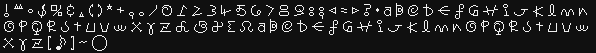
#> input picture boards/shields/nice_view_gem/assets/src/saturn-font.png, 596 x 53 px, given in place of ness.gif, which was not available
$ python convert_sprites.py
#> lines starting #> are read from the running program, lines starting #| are printed output that depends on the picture; after the words box and inside, x2 and y2 are one past the last pixel; in counts of white or black regions, pixels touching at a corner belong together; pictures that were not available may be replaced by others from this repository, and a replacement may not be noted
#!/usr/bin/env python3
"""Convert EarthBound assets to LVGL 1-bit indexed C arrays.

Generates:
  - sprites.c/h: Party member sprites (stand + walk per character)
  - eb_digits.c/h: Rolling counter digit font (0-9, 8x12 each)

Source files go in src/ alongside this script.

Usage: python3 convert_sprites.py
"""

from PIL import Image, ImageOps
import os

SCALE = 4
DIGIT_SCALE = 2  # digits are smaller, scale 2x (-> 16x24 per digit)

SCRIPT_DIR = os.path.dirname(os.path.abspath(__file__))
SRC_DIR = os.path.join(SCRIPT_DIR, "src")
OUT_DIR = SCRIPT_DIR

# --- Character sprites ---

CHARACTERS = ["ness", "paula", "jeff", "poo"]

WALK_OVERRIDES = {
    "ness": "ness-walk.gif",
}

# Charging sprites: robot versions
# Base layer (ness): ness-robot stand + ness-robot-walk
# Other layers: robot stand + robot flipped
CHARGE_NESS = ("ness-robot.gif", "ness-robot-walk.gif")
CHARGE_OTHER = "robot.gif"  # flipped for walk frame

# --- Digit font ---

NUMBERS_FILE = "numbers.png"
DIGIT_W, DIGIT_H = 8, 12
DIGIT_STRIDE_X, DIGIT_STRIDE_Y = 32, 16
DIGITS_PER_ROW = 4


def gif_to_mono(path, scale, flip=False):
    img = Image.open(path).convert("RGBA")
    if flip:
        img = ImageOps.mirror(img)
    _, _, _, a = img.split()

    scaled = img.resize((img.width * scale, img.height * scale), Image.NEAREST)
    scaled_a = a.resize((a.width * scale, a.height * scale), Image.NEAREST)

    gray = scaled.convert("L")
    mono_pil = gray.convert("1")

    w, h = scaled.size
    mono = []
    for y in range(h):
        row = []
        for x in range(w):
            if scaled_a.getpixel((x, y)) < 128:
                row.append(0)
            else:
                row.append(0 if mono_pil.getpixel((x, y)) else 1)
        mono.append(row)
    return mono, w, h


# [18 lines left out: function crop_to_mono, not called in this run]


def mono_to_lvgl_c(name, mono, w, h):
    row_bytes = (w + 7) // 8
    lines = []
    lines.append(f"/* {name}: {w}x{h} */")
    lines.append(
        f"const LV_ATTRIBUTE_MEM_ALIGN LV_ATTRIBUTE_LARGE_CONST uint8_t {name}_map[] = {{"
    )
    lines.append("    0x00, 0x00, 0x00, 0x00, /*Color of index 0 (transparent)*/")
    lines.append("    0xff, 0xff, 0xff, 0xff, /*Color of index 1*/")
    for y in range(h):
        row_data = []
        for byte_idx in range(row_bytes):
            byte_val = 0
            for bit in range(8):
                x = byte_idx * 8 + bit
                if x < w and mono[y][x]:
                    byte_val |= 0x80 >> bit
            row_data.append(byte_val)
        hex_str = ", ".join(f"0x{b:02x}" for b in row_data)
        lines.append(f"    {hex_str}, ")
    lines.append("};")
    lines.append("")
    lines.append(f"const lv_img_dsc_t {name} = {{")
    lines.append("    .header.cf = LV_IMG_CF_INDEXED_1BIT,")
    lines.append("    .header.always_zero = 0,")
    lines.append("    .header.reserved = 0,")
    lines.append(f"    .header.w = {w},")
    lines.append(f"    .header.h = {h},")
    data_size = 8 + row_bytes * h
    lines.append(f"    .data_size = {data_size},")
    lines.append(f"    .data = {name}_map,")
    lines.append("};")
    return "\n".join(lines)


def save_preview(name, mono, w, h):
    preview = Image.new("L", (w * 2, h * 2), 255)
    for py in range(h):
        for px in range(w):
            if mono[py][px]:
                for dy in range(2):
                    for dx in range(2):
                        preview.putpixel((px * 2 + dx, py * 2 + dy), 0)
    preview_dir = os.path.join(SRC_DIR, "previews")
    os.makedirs(preview_dir, exist_ok=True)
    preview.save(os.path.join(preview_dir, f"{name}.png"))


def generate_sprites():
    """Generate character sprite C arrays."""
    c_parts = ['#include <lvgl.h>', '#include "sprites.h"', ""]
    sprite_w = sprite_h = 0
    all_names = []

    for char in CHARACTERS:
        stand_path = os.path.join(SRC_DIR, f"{char}.gif")

        name = f"{char}_stand"
        mono, w, h = gif_to_mono(stand_path, SCALE)
#> in gif_to_mono, img is the input picture: PIL image 596x53 RGBA; mean R, G, B, A 33.1, 33.1, 33.1, 255
#> in gif_to_mono, `_, _, _, a = img.split()`: a: PIL image 596x53 L; every value is 255
#> in gif_to_mono, `scaled_a = a.resize((a.width * scale, a.height * scale), Image.NEAREST)`: scaled_a: PIL image 2384x212 L; every value is 255
#> in gif_to_mono, `gray = scaled.convert("L")`: gray: PIL image 2384x212 L; values 16 (black) and 240 (white), 7.6% white; 101 white regions, largest, box (x1, y1, x2, y2) and area: (128, 84, 168, 140) 704, (1976, 84, 2016, 140) 704, (204, 20, 248, 64) 688
#> in gif_to_mono, `mono_pil = gray.convert("1")`:
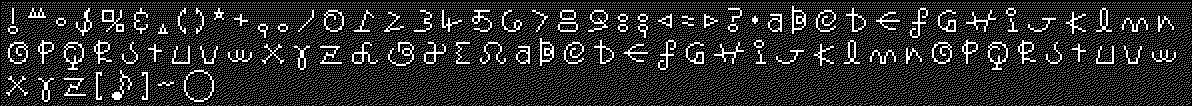
#> mono_pil: PIL image 2384x212 1 (shown at 1/2 size); 12.8% white; 25876 white regions (25775 under 20 px), largest, box (x1, y1, x2, y2) and area: (1976, 83, 2016, 140) 706, (128, 84, 168, 140) 705, (204, 19, 248, 64) 697
#> after the loop in gif_to_mono, `for y in range(h):`: mono = 212 items
        c_parts.append(mono_to_lvgl_c(name, mono, w, h))
        c_parts.append("")
        sprite_w, sprite_h = w, h
        save_preview(name, mono, w, h)
        all_names.append(name)
        print(f"  {name} ({char}.gif): {w}x{h}")

        name = f"{char}_walk"
        if char in WALK_OVERRIDES:
            walk_path = os.path.join(SRC_DIR, WALK_OVERRIDES[char])
            mono, w, h = gif_to_mono(walk_path, SCALE)
            label = WALK_OVERRIDES[char]
        else:
            mono, w, h = gif_to_mono(stand_path, SCALE, flip=True)
            label = f"{char}.gif (flipped)"
        c_parts.append(mono_to_lvgl_c(name, mono, w, h))
        c_parts.append("")
        save_preview(name, mono, w, h)
        all_names.append(name)
        print(f"  {name} ({label}): {w}x{h}")

    # Sleep sprite (Ness in pyjamas)
    name = "ness_sleep"
    mono, w, h = gif_to_mono(os.path.join(SRC_DIR, "ness-sleep.gif"), SCALE)
    c_parts.append(mono_to_lvgl_c(name, mono, w, h))
    c_parts.append("")
    save_preview(name, mono, w, h)
    all_names.append(name)
    print(f"  {name} (ness-sleep.gif): {w}x{h}")

    # Charging sprites: robot versions
    # Ness robot: stand + walk
    for name, src, flip in [
        ("ness_robot_stand", CHARGE_NESS[0], False),
        ("ness_robot_walk", CHARGE_NESS[1], False),
    ]:
        mono, w, h = gif_to_mono(os.path.join(SRC_DIR, src), SCALE, flip=flip)
        c_parts.append(mono_to_lvgl_c(name, mono, w, h))
        c_parts.append("")
        save_preview(name, mono, w, h)
        all_names.append(name)
        print(f"  {name} ({src}): {w}x{h}")

    # Generic robot: stand + flipped walk
    for name, flip in [("robot_stand", False), ("robot_walk", True)]:
        mono, w, h = gif_to_mono(
            os.path.join(SRC_DIR, CHARGE_OTHER), SCALE, flip=flip
        )
        c_parts.append(mono_to_lvgl_c(name, mono, w, h))
        c_parts.append("")
        save_preview(name, mono, w, h)
        all_names.append(name)
        label = CHARGE_OTHER + (" (flipped)" if flip else "")
        print(f"  {name} ({label}): {w}x{h}")

    # Layer sprites: [stand, walk]
    c_parts.append("/* Per-layer sprite pairs: [stand, walk] */")
    c_parts.append(
        "const lv_img_dsc_t *layer_sprites[NUM_LAYER_SPRITES][2] = {"
    )
    for char in CHARACTERS:
        c_parts.append(f"    {{ &{char}_stand, &{char}_walk }},")
    c_parts.append("};")
    c_parts.append("")

    # Charging sprites: [stand, walk] per layer
    c_parts.append("/* Per-layer charging sprite pairs: [stand, walk] */")
    c_parts.append(
        "const lv_img_dsc_t *charge_sprites[NUM_LAYER_SPRITES][2] = {"
    )
    c_parts.append("    { &ness_robot_stand, &ness_robot_walk },")
    for _ in CHARACTERS[1:]:
        c_parts.append("    { &robot_stand, &robot_walk },")
    c_parts.append("};")
    c_parts.append("")

    with open(os.path.join(OUT_DIR, "sprites.c"), "w") as f:
        f.write("\n".join(c_parts) + "\n")

    declares = "\n".join(f"LV_IMG_DECLARE({n});" for n in all_names)
    with open(os.path.join(OUT_DIR, "sprites.h"), "w") as f:
        f.write(
            f"""#pragma once

#include <lvgl.h>

{declares}

#define SPRITE_SCALE {SCALE}
#define SPRITE_W {sprite_w}
#define SPRITE_H {sprite_h}

#define NUM_LAYER_SPRITES {len(CHARACTERS)}
extern const lv_img_dsc_t *layer_sprites[NUM_LAYER_SPRITES][2];
extern const lv_img_dsc_t *charge_sprites[NUM_LAYER_SPRITES][2];
"""
        )

    print(f"\nGenerated sprites.c/h ({sprite_w}x{sprite_h})")


# [269 lines left out: functions digit_tile_to_mono, generate_digits, generate_shutter, generate_presents, not called in this run]


def main():
    print("=== Character sprites ===")
    generate_sprites()
#> in generate_sprites, `mono, w, h = gif_to_mono(stand_path, SCALE)`: w = 2384; h = 212
#> in mono_to_lvgl_c, `row_bytes = (w + 7) // 8`: row_bytes = 298
#> after the loop in mono_to_lvgl_c, `for y in range(h):`: lines = 216 items
#> in mono_to_lvgl_c, `data_size = 8 + row_bytes * h`: data_size = 63184
#> in generate_sprites, `sprite_w, sprite_h = w, h`: sprite_w = 2384; sprite_h = 212
#> in save_preview, `preview = Image.new("L", (w * 2, h * 2), 255)`: preview: PIL image 4768x424 L; every value is 255
#> after the loop in save_preview, `for py in range(h):`:
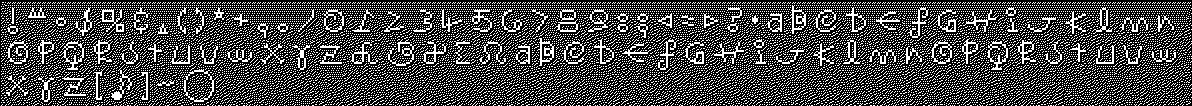
#> preview: PIL image 4768x424 L (shown at 1/4 size); 12.8% white; 25876 white regions (25775 under 20 px), largest, box (x1, y1, x2, y2) and area: (3952, 166, 4032, 280) 2824, (256, 168, 336, 280) 2820, (408, 38, 496, 128) 2788
#|   ness_stand (ness.gif): 2384x212
#> call 2 of gif_to_mono, with scale = 4, flip = False
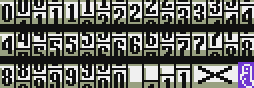
#> input picture boards/shields/nice_view_gem/assets/src/numbers.png, 127 x 44 px, given in place of ness-walk.gif, which was not available (shown 2 times larger)
#> in gif_to_mono (call 2), `_, _, _, a = img.split()`: a: PIL image 127x44 L; every value is 255
#> in gif_to_mono (call 2), `scaled = img.resize((img.width * scale, img.height * scale), Image.NEA..`:
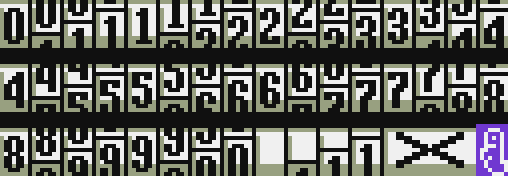
#> scaled: PIL image 508x176 RGBA; mean R, G, B, A 99.2, 100.2, 95.5, 255
#> in gif_to_mono (call 2), `scaled_a = a.resize((a.width * scale, a.height * scale), Image.NEAREST)`: scaled_a: PIL image 508x176 L; every value is 255
#> in gif_to_mono (call 2), `gray = scaled.convert("L")`:
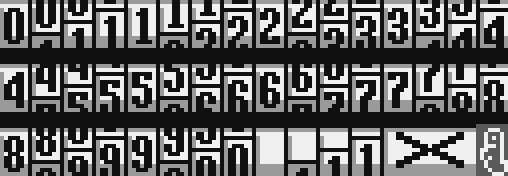
#> gray: PIL image 508x176 L; min 16, max 240, mean 99.4
#> in gif_to_mono (call 2), `mono_pil = gray.convert("1")`:
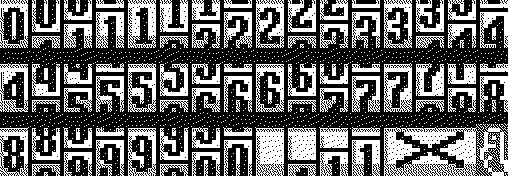
#> mono_pil: PIL image 508x176 1; 39% white; 1425 white regions (1322 under 20 px), largest, box (x1, y1, x2, y2) and area: (384, 124, 508, 176) 3637, (255, 127, 284, 176) 1096, (128, 0, 156, 48) 821
#> after the loop in gif_to_mono (call 2), `for y in range(h):`: mono = 176 items
#> in generate_sprites, `mono, w, h = gif_to_mono(walk_path, SCALE)`: w = 508; h = 176
#> call 2 of save_preview, with name = 'ness_walk', w = 508, h = 176
#> in save_preview (call 2), `preview = Image.new("L", (w * 2, h * 2), 255)`: preview: PIL image 1016x352 L; every value is 255
#> after the loop in save_preview (call 2), `for py in range(h):`:
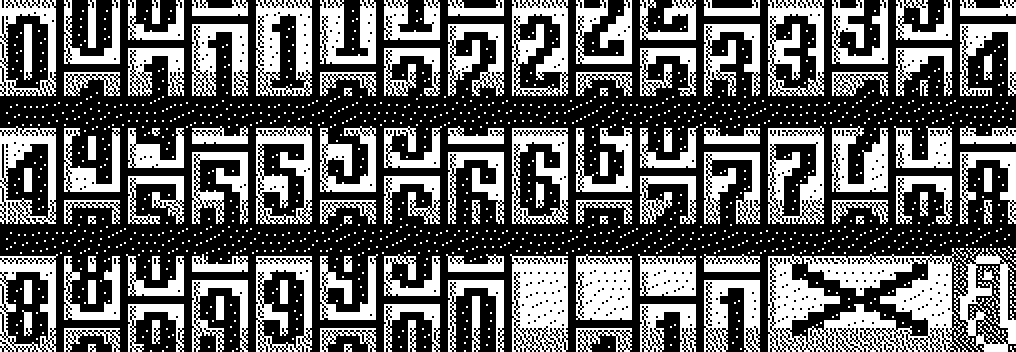
#> preview: PIL image 1016x352 L; 39% white; 1425 white regions (1310 under 20 px), largest, box (x1, y1, x2, y2) and area: (768, 248, 1016, 352) 14548, (510, 254, 568, 352) 4384, (256, 0, 312, 96) 3284
#|   ness_walk (ness-walk.gif): 508x176
    print("\n=== Rolling counter digits ===")
    generate_digits()
    print("\n=== Camera shutter ===")
    generate_shutter()
    print("\n=== BT profile presents ===")
    generate_presents()


if __name__ == "__main__":
#> (the run stopped early here; a loop or call above may not have finished)
